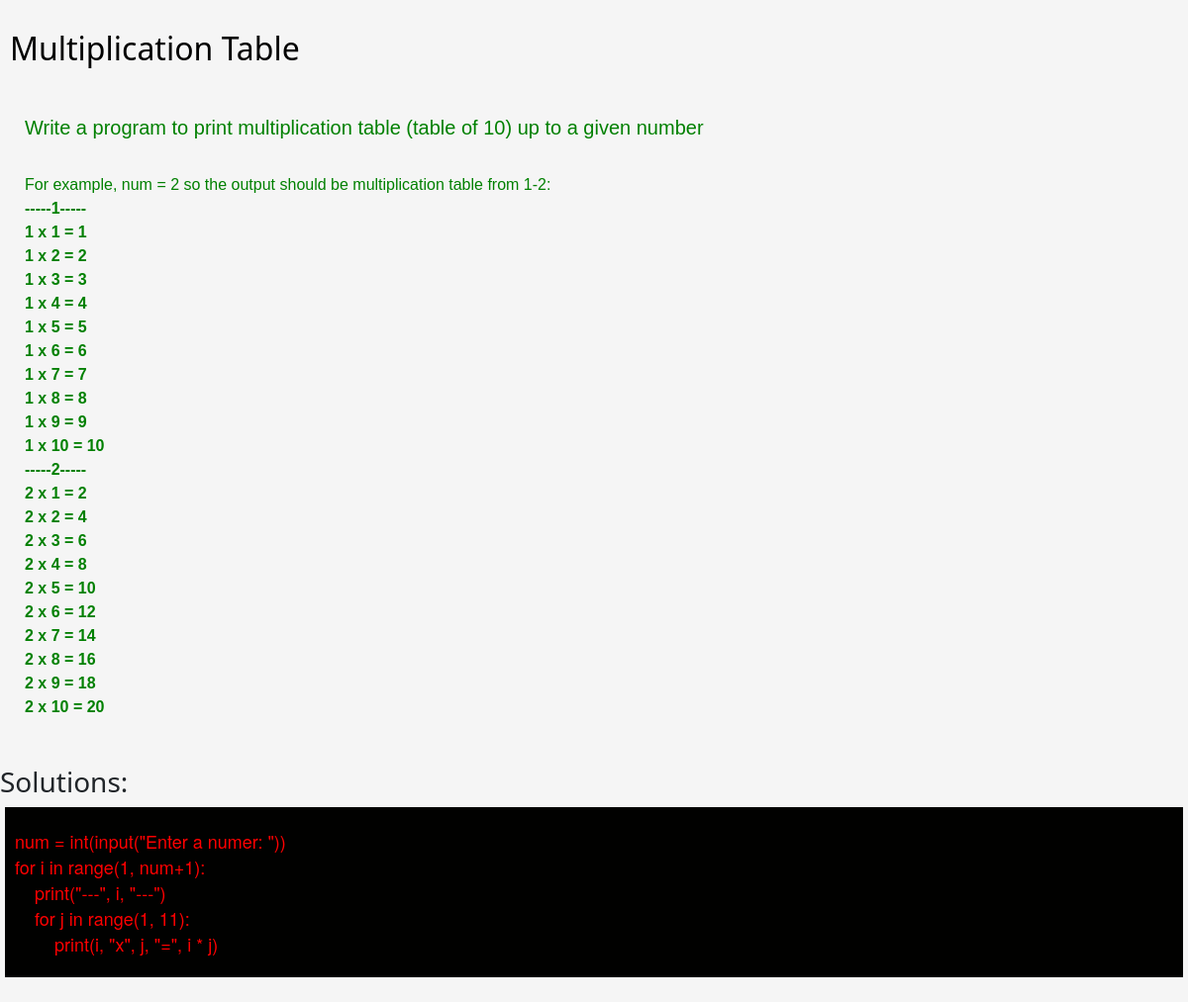
Page /4/ on the committed database.
### qna_app/models.py (models this page shows, shortened)
class Questions(models.Model):
    question_title = models.CharField(max_length=200)
    question_text = models.TextField()

class Answers(models.Model):
    question_title = models.ForeignKey(Questions, on_delete=models.CASCADE)
    solution = models.TextField()

### qna_app/views.py (the view)
# urls.py: path('<int:question_id>/', views.answer, name='answers'),
def answer(request, question_id):
    questions = get_object_or_404(Questions, pk = question_id)
    context = {
        'questions' : questions,
    }
    return render(request, 'qna_app/answer.html', context)

### qna_app/templates/qna_app/answer.html
{% extends 'qna_app/home.html'%}
{% block body_block %}
    <div class="jumbotron">
        <div class="header">
            <h2>{{ questions.question_title }}</h2>
            <p>{{ questions.question_text | safe }}</p>
        </div>
        <h3>Solutions:</h3>
        <div class="answer">
            {% for answer in questions.answers_set.all %}
            <p>{{ answer.solution | safe }}</p>
            {% endfor %}
        </div>
    </div>
{% endblock %}

### qna_app/static/qna_app/css/style.css (style rules this page uses)
.jumbotron { background-color: whitesmoke; padding: 20px 0; }
.question { color: crimson; font-size: 20px; padding: 15px 0; }
.header h2 { color: #010100; margin: 10px; }
.header p { color: green !important; margin-left: 25px; }
.answer p { color: red !important; }
.answer { padding: 5px 10px; background-color: #010100; margin: 5px 5px; }

### rows in the picture
Questions: question_title "Multiplication Table", question_text "Write a program to print multiplication table (table of 10) up to a given number For example, num = 2 so the output should be multiplication table from 1-2: -----1----- 1 x 1 = 1 1 x 2 = 2 1 x 3 = 3 1 x 4 = 4 1 x 5 = 5 1 x 6 = 6 1 x 7 = 7 1 x 8 = 8 1 x 9 = 9 1 x 10 = 10 -----2----- 2 x 1 = 2 2 x 2 = 4 2 x 3 = 6 2 x 4 = 8 2 x 5 = 10 2 x 6 = 12 2 x 7 = 14 2 x 8 = 16 2 x 9 = 18 2 x 10 = 20"
Answers: solution "num = int(input(\"Enter a numer: \")) for i in range(1, num+1): print(\"---\", i, \"---\") for j in range(1, 11): print(i, \"x\", j, \"=\", i * j)"
